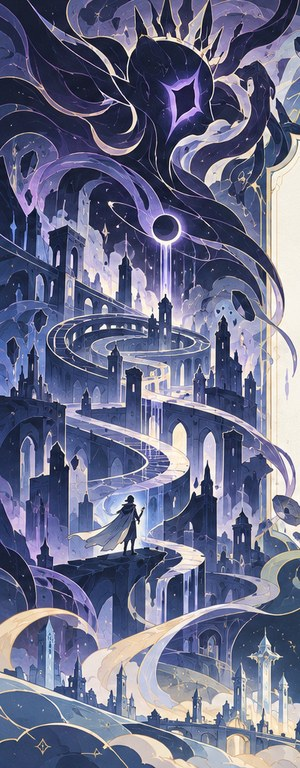
#> input picture 底稿/状态栏/comfy/refs/maze1001_left.jpg, 300 x 768 px
$ python -i frame_comp.py   (imports and definitions only)
#> lines starting #> are read from the running program, lines starting #| are printed output that depends on the picture
#> `picture = cv2.imread('refs/maze1001_left.jpg', cv2.IMREAD_GRAYSCALE)`:
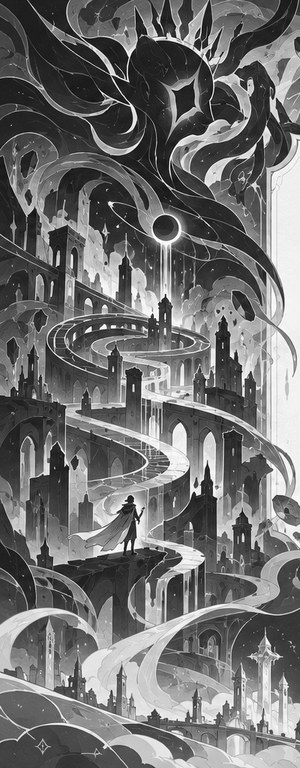
#> picture: shape (768, 300); min 0, max 255, mean 112.4
#!/usr/bin/env python3
# 四方的画怎么拼（11-03）：背景一张不透明的画，上面一层一层放抠好的东西（人、羽翼、烟、云、石），
# 靠窗那一边只有放上去的东西能伸进窗里，轮廓就是它们自己的轮廓，平的地方停在框线上。
# 一张画布 1400×2000，LINE 是框线的位置：右扇 x=LINE，左扇 x=W-LINE。图放进样式里按视口高缩放。
import numpy as np
from PIL import Image, ImageFilter

W, H, LINE = 1400, 2000, 90


def clean_edges(im, r=4):
    """抠图边上的颜色往里借，去掉白底或深底留下的一圈边。"""
#> called with r = 4
    a = np.asarray(im).astype(np.float32)
    rgb, al = a[..., :3], a[..., 3] / 255.0
#> rgb = 768 rows, first 8: [31, 33, 34], [36, 31, 31], [20, 36, 36], [76, 32, 21], [99, 88, 50], [69, 85, 95], [58, 59, 71], [66, 69, 66]; al = 768 values, max 0.91 at index 674, min 0.0627 at index 568, mean 0.303
    solid = (al > 0.92).astype(np.float32)
#> solid = 768 values from 0 to 0
    m = Image.fromarray(np.uint8(solid * 255))
    blur_m = np.asarray(m.filter(ImageFilter.GaussianBlur(r))).astype(np.float32) / 255.0
#> blur_m = 768 values from 0 to 0
    out = rgb.copy()
#> out has the same summary as rgb
    pre = np.zeros_like(rgb)
    for c in range(3):
        ch = Image.fromarray(np.uint8(np.clip(rgb[..., c] * solid, 0, 255)))
        pre[..., c] = np.asarray(ch.filter(ImageFilter.GaussianBlur(r))).astype(np.float32)
    fill = pre / np.maximum(blur_m[..., None], 1e-3)
    edge = (al <= 0.92)[..., None]
    out = np.where(edge, np.clip(fill, 0, 255), rgb)
    return Image.fromarray(np.uint8(np.dstack([out, a[..., 3]])), 'RGBA')


# [149 lines left out: functions keep_thin, fade_side, attached_only, trim_alpha, tint, grade and 4 more, not called in this run]


def save_webp(im, path, quality=88):
    im.save(path, quality=quality, method=6, alpha_quality=92)

>>> import cv2
>>> picture = cv2.imread('refs/maze1001_left.jpg', cv2.IMREAD_GRAYSCALE)
#> (the run stopped early here; a loop or call above may not have finished)

$ run again, on 底稿/状态栏/comfy/refs/maze1001_right.jpg
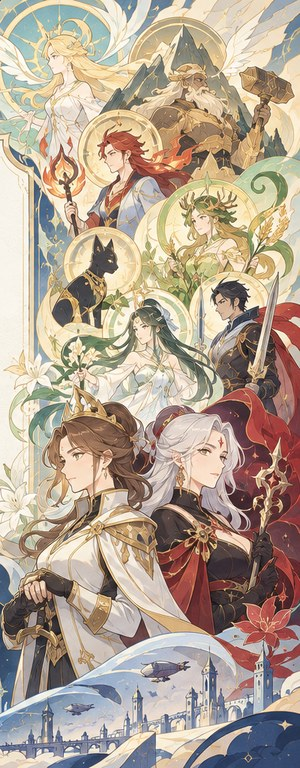
#> input picture 底稿/状态栏/comfy/refs/maze1001_right.jpg, 300 x 768 px
#> `picture = cv2.imread('refs/maze1001_left.jpg', cv2.IMREAD_GRAYSCALE)`:
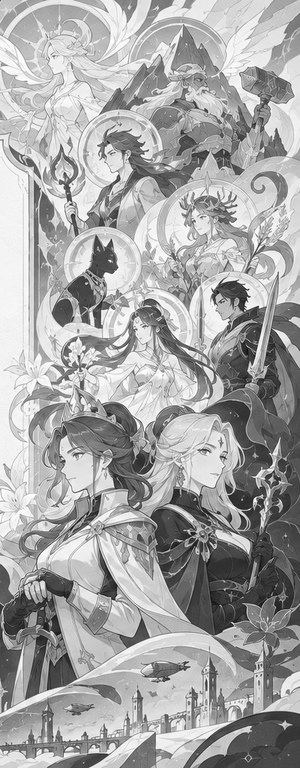
#> picture: shape (768, 300); min 12, max 255, mean 165.7
#> rgb = 768 rows, first 8: [95, 193, 201], [184, 206, 196], [217, 194, 194], [194, 182, 195], [193, 194, 193], [194, 200, 192], [189, 192, 196], [201, 192, 201]; al = 768 values, max 1 at index 38, min 0.231 at index 606, mean 0.787
#> solid = 768 values, max 1 at index 35, min 0 at index 0, mean 0.504
#> blur_m = 768 values, max 1 at index 172, min 0 at index 0, mean 0.504
#> out has the same summary as rgb

$ run again, on 底稿/状态栏/comfy/refs/巴尔缇娜_用户_11-03.webp
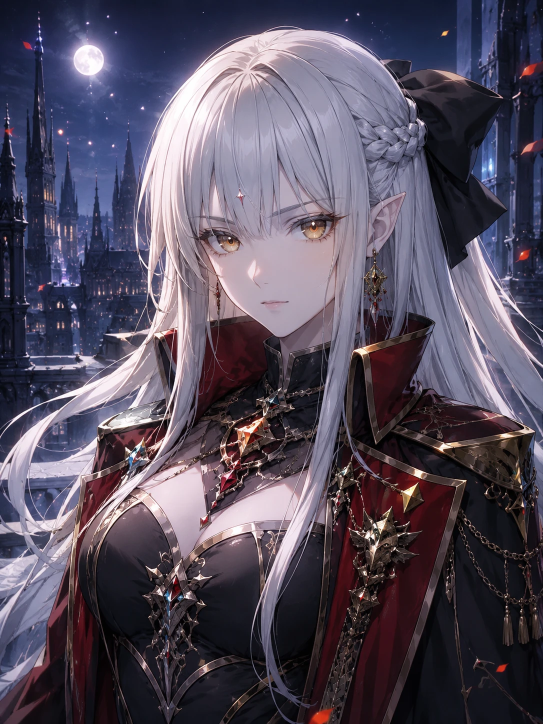
#> input picture 底稿/状态栏/comfy/refs/巴尔缇娜_用户_11-03.webp, 1086 x 1448 px (shown at 1/2 size)
#> `picture = cv2.imread('refs/maze1001_left.jpg', cv2.IMREAD_GRAYSCALE)`:
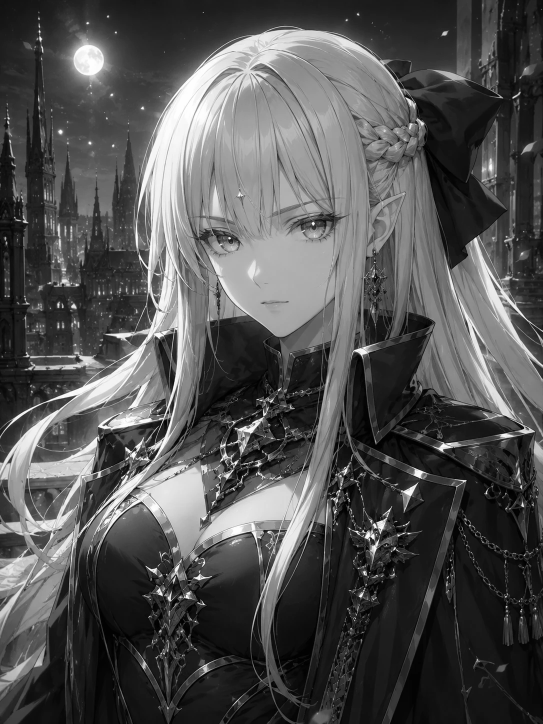
#> picture: shape (1448, 1086) (shown at 1/2 size); min 0, max 255, mean 81.9
#> rgb = 1448 rows, first 8: [18, 18, 18], [18, 18, 18], [18, 18, 18], [18, 18, 18], [18, 18, 18], [18, 18, 18], [18, 18, 18], [18, 18, 18]; al = 1448 values, max 0.933 at index 937, min 0.0275 at index 331, mean 0.221
#> solid = 1448 values, max 1 at index 936, min 0 at index 0, mean 0.00276
#> blur_m = 1448 values, max 0.365 at index 937, min 0 at index 0, mean 0.00276
#> out has the same summary as rgb
